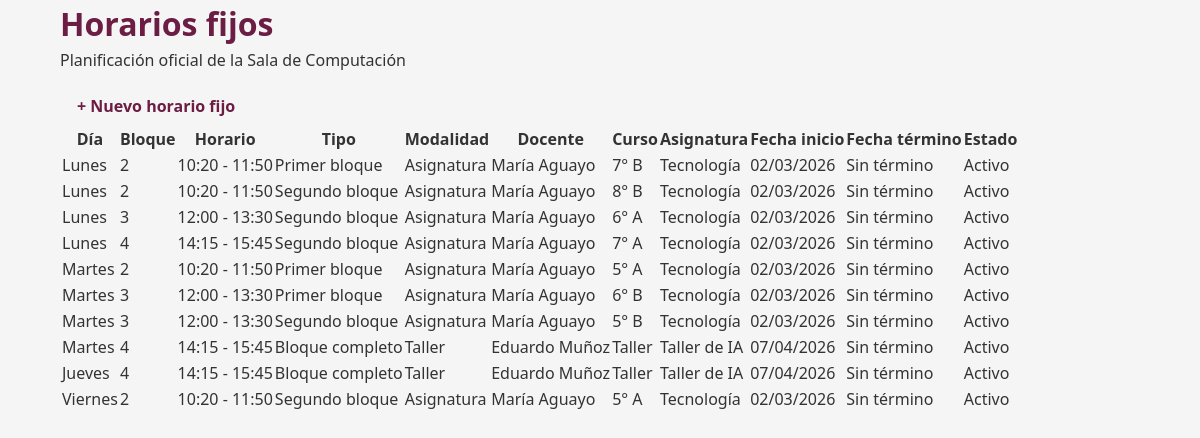
Page /modules/horarios_fijos/index.php on the committed database.
### tables this page shows
CREATE TABLE `horarios_fijos` (
  `id` int(10) UNSIGNED NOT NULL,
  `dia_semana` tinyint(3) UNSIGNED NOT NULL,
  `bloque_id` int(11) NOT NULL,
  `tipo` enum('completo','sub1','sub2') NOT NULL,
  `docente_id` int(11) NOT NULL,
  `curso_id` int(11) NOT NULL,
  `asignatura_id` int(11) NOT NULL,
  `activo` tinyint(1) NOT NULL DEFAULT 1,
  `fecha_inicio` date NOT NULL,
  `fecha_fin` date DEFAULT NULL,
  `observaciones` text DEFAULT NULL,
  `modalidad` enum('asignatura','taller') DEFAULT NULL
);

CREATE TABLE `bloques` (
  `id` int(11) NOT NULL,
  `numero_bloque` int(11) NOT NULL,
  `hora_inicio` time NOT NULL,
  `hora_termino` time NOT NULL
);

CREATE TABLE `cursos` (
  `id` int(11) NOT NULL,
  `nombre_curso` varchar(10) NOT NULL DEFAULT ''
);

CREATE TABLE `asignaturas` (
  `id` int(11) NOT NULL,
  `asignatura_nombre` varchar(50) NOT NULL
);

### includes/reservas_funciones.php (called while the page is built, shortened)
<?php
function obtenerHorariosFijos(
    mysqli $conexion,
    string $fechaInicio,
    string $fechaFin
): array {
    $horarios = [];
    $sql = "
        SELECT
            hf.id,
            hf.dia_semana,
            hf.bloque_id,
            hf.tipo,
            hf.modalidad,
            hf.docente_id,
            hf.curso_id,
            hf.asignatura_id,
            hf.activo,
            hf.fecha_inicio,
            hf.fecha_fin,
            c.nombre_curso AS curso,
            a.asignatura_nombre AS asignatura,
            CONCAT(
                SUBSTRING_INDEX(d.nombres, ' ', 1),
                ' ',
                SUBSTRING_INDEX(d.apellidos, ' ', 1)
            ) AS docente,
            b.numero_bloque,
            b.hora_inicio,
            b.hora_termino
        FROM horarios_fijos hf
        INNER JOIN docentes d
            ON d.id = hf.docente_id
        INNER JOIN cursos c
            ON c.id = hf.curso_id
        INNER JOIN asignaturas a
            ON a.id = hf.asignatura_id
        INNER JOIN bloques b
            ON b.id = hf.bloque_id
        WHERE hf.activo = 1
          AND hf.fecha_inicio <= ?
          AND (
                hf.fecha_fin IS NULL
                OR hf.fecha_fin >= ?
              )
        ORDER BY
            hf.dia_semana,
            hf.bloque_id,
            hf.tipo
    ";
    $stmt = $conexion->prepare($sql);
    $stmt->bind_param(
        "ss",
        $fechaFin,
        $fechaInicio
    );
    $stmt->execute();
    $resultado = $stmt->get_result();
    while ($fila = $resultado->fetch_assoc()) {
        $horarios[] = $fila;
    }
    return $horarios;
}

### modules/horarios_fijos/index.php (the view, shortened to what this page needs)
<?php
require_once '../../config/database.php';
require_once '../../includes/reservas_funciones.php';
$fechaInicio = date('Y-m-d');
$fechaFin = date('Y-m-d');
$horariosFijos = obtenerHorariosFijos(
    $conexion,
    $fechaInicio,
    $fechaFin
);
$nombresDias = [
    1 => 'Lunes',
    2 => 'Martes',
    3 => 'Miércoles',
    4 => 'Jueves',
    5 => 'Viernes'
];
function textoTipoHorarioFijo(string $tipo): string
{
    return match ($tipo) {
        'completo' => 'Bloque completo',
        'sub1' => 'Primer bloque',
        'sub2' => 'Segundo bloque',
        default => $tipo
    };
}
function textoModalidadHorarioFijo(string $modalidad): string
{
    return match ($modalidad) {
        'asignatura' => 'Asignatura',
        'taller' => 'Taller',
        default => $modalidad
    };
}
?>
<!DOCTYPE html>
<html lang="es">
<head>
    <link
        rel="stylesheet"
        href="../../assets/css/estilos.css"
    >
    <link
        rel="stylesheet"
        href="../../assets/css/botones.css"
    >
    <link
        rel="stylesheet"
        href="../../assets/css/formularios.css"
    >
    <link
        rel="stylesheet"
        href="../../assets/css/tablas.css"
    >
    <link
        rel="stylesheet"
        href="../../assets/css/reservas.css"
    >
</head>
<body>
<div class="contenedor">
    <div class="encabezado-pagina">
        <div>
            <h1>
                Horarios fijos
            </h1>
            <p>
                Planificación oficial de la Sala de Computación
            </p>
        </div>
        <div>
            <a
                href="agregar.php"
                class="btn btn-primary"
            >
                + Nuevo horario fijo
            </a>
        </div>
    </div>
    <div class="tabla-contenedor">
        <table class="tabla">
            <thead>
                <tr>
                    <th>Día</th>
                    <th>Bloque</th>
                    <th>Horario</th>
                    <th>Tipo</th>
                    <th>Modalidad</th>
                    <th>Docente</th>
                    <th>Curso</th>
                    <th>Asignatura</th>
                    <th>Fecha inicio</th>
                    <th>Fecha término</th>
                    <th>Estado</th>
                </tr>
            </thead>
            <tbody>
                <?php if (empty($horariosFijos)): ?>
                    <tr>
                        <td
                            colspan="11"
                            style="text-align:center;"
                        >
                            No existen horarios fijos registrados.
                        </td>
                    </tr>
                <?php else: ?>
                    <?php foreach ($horariosFijos as $horario): ?>
                        <tr>
                            <td>
                                <?= htmlspecialchars(
                                    $nombresDias[
                                        (int)$horario['dia_semana']
                                    ] ?? 'Desconocido'
                                ); ?>
                            </td>
                            <td>
                                <?= (int)$horario['numero_bloque']; ?>
                            </td>
                            <td>
                                <?= substr(
                                    $horario['hora_inicio'],
                                    0,
                                    5
                                ); ?>
                                -
                                <?= substr(
                                    $horario['hora_termino'],
                                    0,
                                    5
                                ); ?>
                            </td>
                            <td>
                                <?= htmlspecialchars(
                                    textoTipoHorarioFijo(
                                        $horario['tipo']
                                    )
                                ); ?>
                            </td>
                            <td>
                                <?= htmlspecialchars(
                                    textoModalidadHorarioFijo(
                                        $horario['modalidad']
                                    )
                                ); ?>
                            </td>
                            <td>
                                <?= htmlspecialchars(
                                    $horario['docente']
                                ); ?>
                            </td>
                            <td>
                                <?= htmlspecialchars(
                                    $horario['curso']
                                ); ?>
                            </td>
                            <td>
                                <?= htmlspecialchars(
                                    $horario['asignatura']
                                ); ?>
                            </td>
                            <td>
                                <?= date(
                                    'd/m/Y',
                                    strtotime(
                                        $horario['fecha_inicio']
                                    )
                                ); ?>
                            </td>
                            <td>
                                <?php if (
                                    $horario['fecha_fin'] !== null
                                    &&
                                    $horario['fecha_fin'] !== ''
                                ): ?>
                                    <?= date(
                                        'd/m/Y',
                                        strtotime(
                                            $horario['fecha_fin']
                                        )
                                    ); ?>
                                <?php else: ?>
                                    Sin término
                                <?php endif; ?>
                            </td>
                            <td>
                                <?php if (
                                    (int)$horario['activo'] === 1
                                ): ?>
                                    Activo
                                <?php else: ?>
                                    Inactivo
                                <?php endif; ?>
                            </td>
                        </tr>
                    <?php endforeach; ?>
                <?php endif; ?>
            </tbody>
        </table>
    </div>
</div>
</body>
</html>

### assets/css/estilos.css (style rules this page uses)
:root { --color-primario: #6b1d44; --color-primario-hover: #5b1739; --color-primario-original: #4e0227; --color-exito: #198754; --color-exito-hover: #157347; --color-advertencia: #ffc107; --color-advertencia-hover: #e0a800; --color-error: #dc3545; --color-error-hover: #bb2d3b; --color-fondo: #ffffff; --color-fondo-secundario: #f5f5f5; --color-fondo-neutro: #eeeeee; --color-texto: #333333; --color-texto-secundario: #666666; --color-borde: #d9c5cf; --radio-borde: 6px; --ancho-formulario: 700px; --btn-padding-y: 8px; --btn-padding-x: 16px; --btn-transicion: .2s ease; --sombra-focus: 0 0 5px rgba(107, 29, 68, 0.25); }
* { margin: 0; padding: 0; box-sizing: border-box; }
html { font-size: 16px; }
body { font-family: "Segoe UI", Tahoma, Geneva, Verdana, sans-serif; font-size: 1rem; line-height: 1.5; color: var(--color-texto); background-color: var(--color-fondo-secundario); }
h1, h2, h3, h4, h5, h6 { color: var(--color-primario); font-weight: 600; }
p { margin-bottom: 1rem; }
a { color: var(--color-primario); text-decoration: none; transition: color 0.2s ease; }
.contenedor { width: 90%; max-width: 1200px; margin: 0 auto; }

### assets/css/botones.css (style rules this page uses)
.btn { display: inline-flex; align-items: center; justify-content: center; padding: 8px 16px; font-family: inherit; font-size: inherit; line-height: 1.2; font-weight: 600; text-decoration: none; white-space: nowrap; cursor: pointer; border: 1px solid transparent; border-radius: var(--radio-borde); box-sizing: border-box; transition: background-color 0.2s ease, border-color 0.2s ease, color 0.2s ease, box-shadow 0.2s ease; }

### rows in the picture
horarios_fijos: dia_semana "Lunes", bloque.numero_bloque "2", bloque.hora_inicio "10:20", bloque.hora_termino "11:50", tipo "Primer bloque", modalidad "Asignatura", docente "María Aguayo", curso.nombre_curso "7° B", asignatura.asignatura_nombre "Tecnología", fecha_inicio "02/03/2026", shows "Sin término", activo "Activo"
horarios_fijos: dia_semana "Lunes", bloque.numero_bloque "2", bloque.hora_inicio "10:20", bloque.hora_termino "11:50", tipo "Segundo bloque", modalidad "Asignatura", docente "María Aguayo", curso.nombre_curso "8° B", asignatura.asignatura_nombre "Tecnología", fecha_inicio "02/03/2026", shows "Sin término", activo "Activo"
horarios_fijos: dia_semana "Lunes", bloque.numero_bloque "3", bloque.hora_inicio "12:00", bloque.hora_termino "13:30", tipo "Segundo bloque", modalidad "Asignatura", docente "María Aguayo", curso.nombre_curso "6° A", asignatura.asignatura_nombre "Tecnología", fecha_inicio "02/03/2026", shows "Sin término", activo "Activo"
horarios_fijos: dia_semana "Lunes", bloque.numero_bloque "4", bloque.hora_inicio "14:15", bloque.hora_termino "15:45", tipo "Segundo bloque", modalidad "Asignatura", docente "María Aguayo", curso.nombre_curso "7° A", asignatura.asignatura_nombre "Tecnología", fecha_inicio "02/03/2026", shows "Sin término", activo "Activo"
horarios_fijos: dia_semana "Martes", bloque.numero_bloque "2", bloque.hora_inicio "10:20", bloque.hora_termino "11:50", tipo "Primer bloque", modalidad "Asignatura", docente "María Aguayo", curso.nombre_curso "5° A", asignatura.asignatura_nombre "Tecnología", fecha_inicio "02/03/2026", shows "Sin término", activo "Activo"
horarios_fijos: dia_semana "Martes", bloque.numero_bloque "3", bloque.hora_inicio "12:00", bloque.hora_termino "13:30", tipo "Primer bloque", modalidad "Asignatura", docente "María Aguayo", curso.nombre_curso "6° B", asignatura.asignatura_nombre "Tecnología", fecha_inicio "02/03/2026", shows "Sin término", activo "Activo"
horarios_fijos: dia_semana "Martes", bloque.numero_bloque "3", bloque.hora_inicio "12:00", bloque.hora_termino "13:30", tipo "Segundo bloque", modalidad "Asignatura", docente "María Aguayo", curso.nombre_curso "5° B", asignatura.asignatura_nombre "Tecnología", fecha_inicio "02/03/2026", shows "Sin término", activo "Activo"
horarios_fijos: dia_semana "Martes", bloque.numero_bloque "4", bloque.hora_inicio "14:15", bloque.hora_termino "15:45", tipo "Bloque completo", modalidad "Taller", docente "Eduardo Muñoz", curso.nombre_curso "Taller", asignatura.asignatura_nombre "Taller de IA", fecha_inicio "07/04/2026", shows "Sin término", activo "Activo"
horarios_fijos: dia_semana "Jueves", bloque.numero_bloque "4", bloque.hora_inicio "14:15", bloque.hora_termino "15:45", tipo "Bloque completo", modalidad "Taller", docente "Eduardo Muñoz", curso.nombre_curso "Taller", asignatura.asignatura_nombre "Taller de IA", fecha_inicio "07/04/2026", shows "Sin término", activo "Activo"
horarios_fijos: dia_semana "Viernes", bloque.numero_bloque "2", bloque.hora_inicio "10:20", bloque.hora_termino "11:50", tipo "Segundo bloque", modalidad "Asignatura", docente "María Aguayo", curso.nombre_curso "5° A", asignatura.asignatura_nombre "Tecnología", fecha_inicio "02/03/2026", shows "Sin término", activo "Activo"
